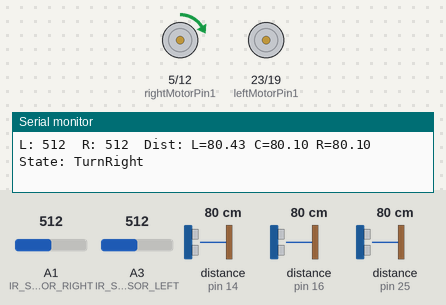
Recording of a sketch running on a simulated Arduino Mega 2560, built with avr-gcc and run on an emulated ATmega2560. Shown: motor-driver pin pairs drawn as motors (green arrow = first pin HIGH = forward, orange = second pin HIGH = backward, longer = more drive, scaled by the enable pin), the last lines printed to the serial monitor. Wiring (inferred from the names in the program): 3 × ultrasonic range finder: trigger pin 17, echo pin 16 / trigger pin 26, echo pin 25 / trigger pin 27, echo pin 14. Inputs (shaded band) come from the test bench; at power-on: distance to the obstacle (sensors on pin 16, pin 14, pin 25) 80 cm, A1 (IR_SENSOR_RIGHT) = 512, A3 (IR_SENSOR_LEFT) = 512. The echo pulse lasts 58.3 µs per cm.

Above: at 1.2 s.
1.3 s: distance to the obstacle (sensor on pin 16) set to 16 cm
2.8 s: distance to the obstacle (sensor on pin 16) set to 12 cm
At 3.4 s:
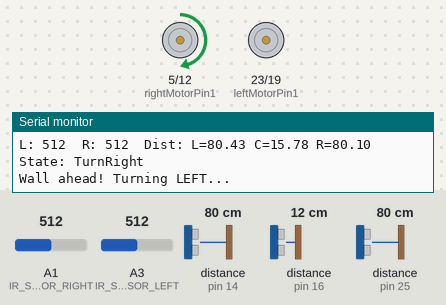
5.8 s: distance to the obstacle (sensor on pin 14) set to 2 cm
8.5 s: distance to the obstacle (sensor on pin 25) set to 20 cm
10.9 s: distance to the obstacle (sensor on pin 25) set to 17 cm
At 12.5 s:
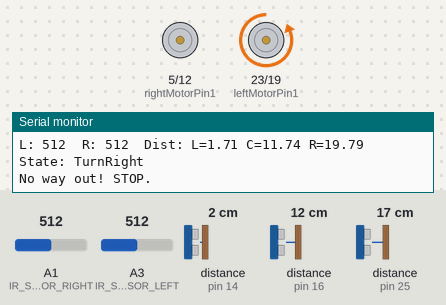
13.9 s: distance to the obstacle (sensor on pin 25) set to 35 cm
At 16.2 s:
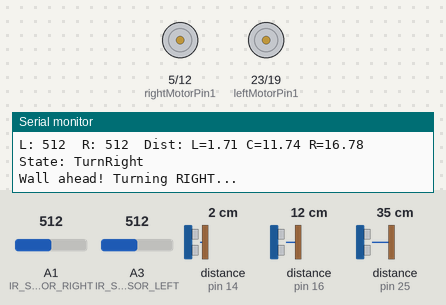
Timing chart, 0 to 17.9 s (numbered marks = the images above; inputs shaded):
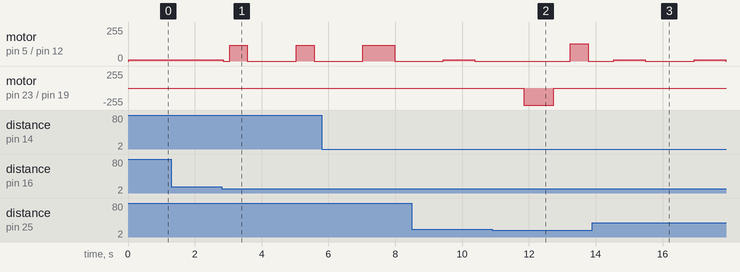

Measured:
- the behaviour switches between 14 and 13 cm on distance to the obstacle (sensor on pin 16) (found by bisection; images 0 and 1)
- the behaviour switches between 19 and 18 cm on distance to the obstacle (sensor on pin 25) (found by bisection; images 1 and 2)
- after the input at 2.8 s, motor on pin 5 (rightMotorPin1) / pin 12 (rightMotorPin2): goes stopped 0.20 s, forward 120/255 0.53 s, stopped 1.5 s, forward 120/255 0.53 s, then stopped, starting after 0.05 s
- after the input at 10.9 s, motor on pin 23 (leftMotorPin1) / pin 19 (leftMotorPin2): stopped → backward 255/255 after 0.94 s, → stopped 0.90 s later
- after the input at 13.9 s, motor on pin 23 (leftMotorPin1) / pin 19 (leftMotorPin2): stays stopped (without the input it goes to backward 255/255 after 0.64 s)

The sketch:

Line_Follow_AND_ULTRA.ino
```cpp
#include <Arduino.h>

// ===== Ultrasonic pins =====
#define TRIG_LEFT   27
#define ECHO_LEFT   14
#define TRIG_MID    17
#define ECHO_MID    16
#define TRIG_RIGHT  26
#define ECHO_RIGHT  25

// ===== Motor pins =====
const int enableRightMotor = 13;
const int rightMotorPin1 = 5;
const int rightMotorPin2 = 12;

const int enableLeftMotor = 18;
const int leftMotorPin1 = 23;
const int leftMotorPin2 = 19;

// ===== IR sensor pins =====
const int IR_SENSOR_LEFT = A3;
const int IR_SENSOR_RIGHT = A1;

// ===== Parameters =====
const int BASE_SPEED = 90;   // ความเร็วพื้นฐาน
const int TURN_SPEED = 120;  // ความเร็วตอนเลี้ยว
const int STOP_DIST = 13;    // ระยะกำแพงด้านหน้า (เซนติเมตร)
const int SIDE_CLEAR = 18;   // ระยะที่ถือว่า “โล่ง”
const int THRESHOLD_L = 300; // เดิม 300
const int THRESHOLD_R = 600;

String state = "Forward";
String wallDecision = "";

// ====== Ultrasonic Functions ======
double microsecondsToCentimeters(double microseconds) {
  return microseconds / 29.0 / 2.0;
}

double readUltrasonic(int trig, int echo) {
  digitalWrite(trig, LOW);
  delayMicroseconds(2);
  digitalWrite(trig, HIGH);
  delayMicroseconds(10);
  digitalWrite(trig, LOW);
  return microsecondsToCentimeters(pulseIn(echo, HIGH, 20000)); // 20ms timeout
}

// ====== Setup ======
void setup() {
  Serial.begin(115200);

  pinMode(TRIG_LEFT, OUTPUT);  pinMode(ECHO_LEFT, INPUT);
  pinMode(TRIG_MID, OUTPUT);   pinMode(ECHO_MID, INPUT);
  pinMode(TRIG_RIGHT, OUTPUT); pinMode(ECHO_RIGHT, INPUT);

  pinMode(enableRightMotor, OUTPUT);
  pinMode(rightMotorPin1, OUTPUT);
  pinMode(rightMotorPin2, OUTPUT);
  pinMode(enableLeftMotor, OUTPUT);
  pinMode(leftMotorPin1, OUTPUT);
  pinMode(leftMotorPin2, OUTPUT);

  Serial.println("=== Maze Line Follower Initialized ===");
}

// ====== Main Loop ======
void loop() {
  //Test();
  Main();
}
void Main(){

  int leftVal = analogRead(IR_SENSOR_LEFT);
  int rightVal = analogRead(IR_SENSOR_RIGHT);

  bool leftWhite = leftVal > THRESHOLD_L;
  bool rightWhite = rightVal > THRESHOLD_R;

  // ===== Check walls before movement =====
  double distL = readUltrasonic(TRIG_LEFT, ECHO_LEFT);
  double distC = readUltrasonic(TRIG_MID, ECHO_MID);
  double distR = readUltrasonic(TRIG_RIGHT, ECHO_RIGHT);

  // ===== Decision Logic =====
  if (distC < STOP_DIST) { // มีกำแพงข้างหน้า
    stopMotor();
    delay(200);

    if (distL > SIDE_CLEAR && distR > SIDE_CLEAR) {
      // ถ้าทั้งซ้ายและขวาโล่ง เลือกทางที่ไกลกว่า
      //if (distL > distR) wallDecision = "Left";
      //else wallDecision = "Right";
      wallDecision = "Left";
    }
    else if (distL > SIDE_CLEAR) {
      wallDecision = "Left";
    }
    else if (distR > SIDE_CLEAR) {
      wallDecision = "Right";
    }
    else {
      wallDecision = "Stop"; // ทั้งคู่ตัน
    }

    if (wallDecision == "Left") {
      Serial.println("Wall ahead! Turning LEFT...");
      turnLeftSmooth();
      delay(530);  // หมุนไป 1.2 วินาที
      stopMotor(); // หมุนประมาณ 90 องศา
      delay(1200);  // หมุนประมาณ 90 องศา
    }
    else if (wallDecision == "Right") {
      Serial.println("Wall ahead! Turning RIGHT...");
      turnRightSmooth();
      delay(950);  // หมุนไป 1.2 วินาที
      stopMotor(); // หมุนประมาณ 90 องศา
      delay(1200);
    }
    else {
      Serial.println("No way out! STOP.");


      //Uturn();
      NewUturn();

    }
  }

  // ===== Line Following =====
  else if (!leftWhite && !rightWhite) {
    // พื้นเขียวทั้งคู่ → เดินตรง
    forwardSmooth();
  }
  else if (leftWhite && rightWhite) {
    // เจอขาวทั้งคู่ → ยังตรงต่อไป
    forwardSmooth();
  }
  else if (leftWhite && !rightWhite) {
    // เจอขาวเฉพาะซ้าย → หมุนขวาเล็กน้อย
    turnRightSmooth();
  }
  else if (!leftWhite && rightWhite) {
    // เจอขาวเฉพาะขวา → หมุนซ้ายเล็กน้อย
    turnLeftSmooth();
  }
  else {
    forwardSmooth();
  }

  // ===== Debug Output =====
  Serial.print("L: "); Serial.print(leftVal);
  Serial.print("  R: "); Serial.print(rightVal);
  Serial.print("  Dist: L="); Serial.print(distL);
  Serial.print(" C="); Serial.print(distC);
  Serial.print(" R="); Serial.print(distR);
  Serial.print("  State: "); Serial.println(state);

  delay(50);
}

void Test(){
  //Uturn();  // หมุนไป 1.2 วินาที
  //ToiRang();
  NewUturn();
}

// ====== Movement Functions ======
void forwardSmooth() {
  state = "Forward";
  setMotorSpeed(BASE_SPEED, BASE_SPEED);
}

void turnLeftSmooth() {
  state = "TurnLeft";
  setMotorSpeed(BASE_SPEED * 0.1, TURN_SPEED);
}

void turnRightSmooth() {
  state = "TurnRight";
  setMotorSpeed(TURN_SPEED, BASE_SPEED * 0.1);
}

void stopMotor() {
  setMotorSpeed(0, 0);
}

// ====== Motor Driver ======
void setMotorSpeed(int leftPWM, int rightPWM) {
  leftPWM = constrain(leftPWM, 0, 255);
  rightPWM = constrain(rightPWM, 0, 255);

  // ล้อซ้าย
  analogWrite(enableLeftMotor, leftPWM);
  digitalWrite(leftMotorPin1, HIGH);
  digitalWrite(leftMotorPin2, LOW);

  // ล้อขวา
  analogWrite(enableRightMotor, rightPWM);
  digitalWrite(rightMotorPin1, HIGH);
  digitalWrite(rightMotorPin2, LOW);
}
// ===== Motor Driver แบบรองรับค่าลบ =====
void setLeftMotor(int speed) {
  if(speed >= 0) {
    digitalWrite(leftMotorPin1, HIGH);
    digitalWrite(leftMotorPin2, LOW);
    analogWrite(enableLeftMotor, constrain(speed, 0, 255));
  } else {
    digitalWrite(leftMotorPin1, LOW);
    digitalWrite(leftMotorPin2, HIGH);
    analogWrite(enableLeftMotor, constrain(-speed, 0, 255));
  }
}

void setRightMotor(int speed) {
  if(speed >= 0) {
    digitalWrite(rightMotorPin1, HIGH);
    digitalWrite(rightMotorPin2, LOW);
    analogWrite(enableRightMotor, constrain(speed, 0, 255));
  } else {
    digitalWrite(rightMotorPin1, LOW);
    digitalWrite(rightMotorPin2, HIGH);
    analogWrite(enableRightMotor, constrain(-speed, 0, 255));
  }
}

// ===== UTurn =====
void Backward() {
  setLeftMotor(-140);    // ล้อซ้ายหมุนถอยหลัง
  setRightMotor(130);  // ล้อขวาหมุนถอยหลัง
}
void ToiRang() {
  setLeftMotor(-140);    // ล้อซ้ายหมุนถอยหลัง
  setRightMotor(-130);  // ล้อขวาหมุนถอยหลัง
}

void Uturn(){

  delay(700);
  Backward();
  delay(900);  // หมุนไป 1.2 วินาที
  stopMotor();    // หยุดมอเตอร์
}
void NewUturn(){
  setLeftMotor(-140);
  delay(900);   // หมุนไป 1.2 วินาที
  stopMotor();
  delay(500);    // ล้อซ้ายหมุนถอยหลัง
  setRightMotor(130);
  delay(540);   // หมุนไป 1.2 วินาที
  stopMotor();
  delay(500);
}
```
